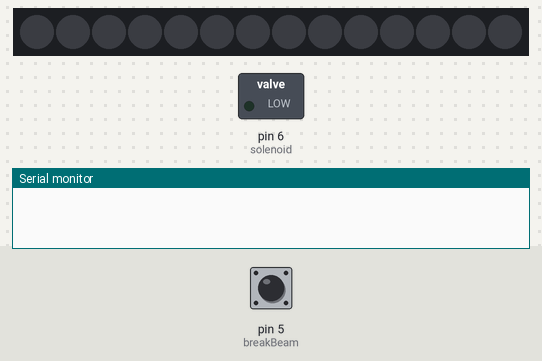
Bench run of a sketch on a simulated Arduino Uno, built with avr-gcc and run on an emulated ATmega328P. On the bench: 14 RGB LEDs in strip order, left to right, switched loads named in the sketch (green lamp = pin HIGH), the last lines printed to the serial monitor. The inputs (shaded band) are chosen by the test bench; at power-on: pin 5 (breakBeam) HIGH. Dim RGB values are drawn brighter than linear; pins used as bus, display or sensor lines are not drawn.

Above: at 1.4 s.
1.5 s: pin 5 (breakBeam) pulled LOW for 0.15 s
At 3.4 s:
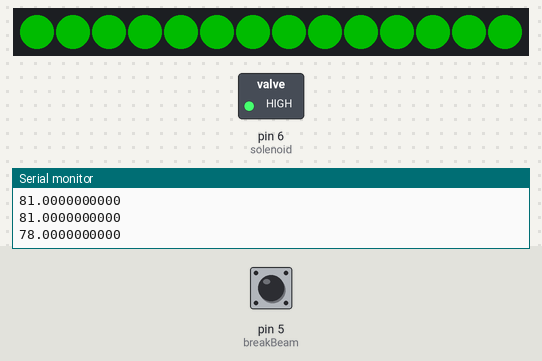
At 4.9 s:
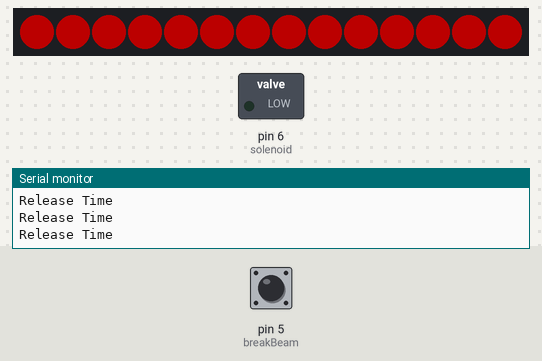
Timing chart, 0 to 6.4 s (numbered marks = the images above; inputs shaded):
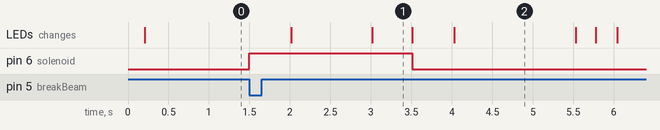

Measured:
- after the input at 1.5 s, pin 6 (solenoid): LOW → HIGH at once, → LOW 2.0 s later; the LEDs: first change after 0.52 s (image 1 shows a later state)
- what the display in image 1 shows lasts 0.5 s, from 3.0 s to 3.5 s

The sketch:

Complete_Test_With_LEDs.ino
```cpp
#include <SoftwareSerial.h>
#include <Adafruit_NeoPixel.h>
#include "notes.h" // All MIDI notes converted to sheet music notes

SoftwareSerial mySerial(2, 3); // RX, TX
#define breakBeam 5
#define LED 13
#define solenoid 6
#define stripPin 8


// MIDI AND SONG DEVELOPEMENT //
byte resetMIDI = 4; //Tied to VS1053 Reset line
int beatPeriod = 500; // 120 BPM = 500 ms
int instrument = 73; // Starts at 0
int songLength = 22;
float song[2][22] =
{
  {A_5  ,Fs_5   ,B_5  ,E_5  ,E_5  ,Fs_5 ,G_5  ,E_5  ,A_5  ,Fs_5 ,E_5  ,D_5    ,Cs_5    ,As_4 ,B_4 ,Cs_5 ,D_5  ,D_5  ,E_5  ,E_5  ,G_5  ,A_5},
  {2    ,1      ,1    ,3    ,0.5  ,0.5  ,2    ,1    ,1    ,0.5  ,0.5  ,0.5    ,0.5     ,1    ,1   ,1    ,1    ,1    ,1    ,1    ,1    ,1  }
};
int noteNum = 0; // Tracker for Arduino to know what note to play

// LED STRIP //
Adafruit_NeoPixel strip = Adafruit_NeoPixel(14, stripPin, NEO_GRB + NEO_KHZ800);
int color = 0; // This value will increase after each note to cycle between RGB

// OTHER IMPORTANT VARIABLES //
boolean solenoidFound = false;
boolean readyForSong = true;
unsigned long initTime = 0;
int initDelay = 500;
unsigned long nextNoteTime = 0;
unsigned long solenoidDropTime = 0;
int holdTime = 2000;


void setup() {
  // MIDI INITIALIZATION //
  mySerial.begin(31250);
  pinMode(resetMIDI, OUTPUT);
  digitalWrite(resetMIDI, LOW);
  delay(100);
  digitalWrite(resetMIDI, HIGH);
  delay(100);
  talkMIDI(0xB0, 0x07, 120); //0xB0 is channel message, set channel volume to near max (127)
  talkMIDI(0xB0, 0, 0x00); //Default bank GM1
  talkMIDI(0xC0, instrument, 0); //Set instrument number. 0xC0 is a 1 data byte command

  // LED STRIP INITIALIZATION
  strip.begin();
  strip.setBrightness(75);
  strip.show(); // Initialize all pixels to 'off'

  // SENSOR/ACTUATOR INITIALIZATION //
  pinMode(breakBeam, INPUT_PULLUP);
  pinMode(solenoid, OUTPUT);

  // SERIAL COMMUNICATION //
  Serial.begin(9600);

}

void loop() {

  if( digitalRead(breakBeam) == false ){
    digitalWrite(solenoid, HIGH);
    solenoidFound = true;
  }

  if( solenoidFound && readyForSong ){
    Serial.println("Ball is found");
    Serial.println(song[0][noteNum], DEC);
    readyForSong = false;

    // Begin Timer, Play First Note, Set Time of Next Note
    initTime = millis();
    solenoidDropTime = initTime + holdTime;
    nextNoteTime = initTime + initDelay;

    while( noteNum <= songLength ){

      // MIDI: WAIT FOR NEXT NOTE TO PLAY
      if( millis() > nextNoteTime){
        Serial.println(song[0][noteNum], DEC);

        noteOff(0, song[0][noteNum - 1], 60); // Turn off previous note
        // If not a null note, play the note
        if( song[0][noteNum] != -1 ){
          noteOn(0, song[0][noteNum], 60);

          colorWipe(color);
        }

        nextNoteTime += beatPeriod*song[1][noteNum]; // Define when to play next note
        noteNum++; // Move to next note in array
        color++; // Change to different color for next note
      }

      // SOLENOID: CHECK IF IT'S TIME TO DROP THE BALL
      if( millis() > solenoidDropTime ){
        solenoidFound = false;
        digitalWrite(solenoid, LOW);
        readyForSong = true;

        Serial.println("Release Time");
      }
    }

    noteOff(0, song[0][noteNum - 1], 60); // Turn off previous note
    noteNum = 0;
    color = 0;
    colorSweep();
  }

  // SOLENOID: CHECK IF IT'S TIME TO DROP THE BALL (IN CASE DROP TIME IS AFTER SONG HAS PLAYED)
  if( millis() > solenoidDropTime && solenoidDropTime != 0 ){
    solenoidFound = false;
    digitalWrite(solenoid, LOW);
    readyForSong = true;

    Serial.println("Release Time");
  }

}


//////////////////////////
// ADDITIONAL FUNCTIONS //
//////////////////////////

// LED CONTROL
// Turn all LEDs to one color
void colorWipe(uint8_t color) {
  switch(color%3){
    case 0:
      for(uint16_t i=0; i<strip.numPixels(); i++) {
        strip.setPixelColor(i, strip.Color(255,0,0));
        strip.show();
      }
      break;
    case 1:
      for(uint16_t i=0; i<strip.numPixels(); i++) {
          strip.setPixelColor(i, strip.Color(0,255,0));
          strip.show();
        }
        break;
    case 2:
      for(uint16_t i=0; i<strip.numPixels(); i++) {
        strip.setPixelColor(i, strip.Color(0,0,255));
        strip.show();
      }
      break;
  }
}

void colorSweep(){
  for(uint16_t i=0; i<strip.numPixels(); i++) {
        strip.setPixelColor(i, strip.Color(0,0,0));
        strip.show();
  }
}


// MIDI MUSIC PLAYING //

// Send a MIDI note-on message.  Like pressing a piano key
// channel ranges from 0-15
void noteOn(byte channel, byte note, byte attack_velocity) {
  talkMIDI( (0x90 | channel), note, attack_velocity);

}

// Send a MIDI note-off message.  Like releasing a piano key
void noteOff(byte channel, byte note, byte release_velocity) {
  talkMIDI( (0x80 | channel), note, release_velocity);
}

// Plays a MIDI note. Doesn't check to see that cmd is greater than 127, or that data values are less than 127
void talkMIDI(byte cmd, byte data1, byte data2) {
  mySerial.write(cmd);
  mySerial.write(data1);

  //Some commands only have one data byte. All cmds less than 0xBn have 2 data bytes
  //(sort of: http://253.ccarh.org/handout/midiprotocol/)
  if( (cmd & 0xF0) <= 0xB0)
    mySerial.write(data2);
}
```

notes.h
```cpp
int C_n1 = 0,  Cs_n1 = 1,  D_n1 = 2,  Ds_n1 = 3,  E_n1 = 4,  F_n1 = 5,  Fs_n1 = 6,  G_n1 = 7,  Gs_n1 = 8,  A_n1 = 9,  As_n1 = 10, B_n1 = 11,
    C_0 = 12,  Cs_0 = 13,  D_0 = 14,  Ds_0 = 15,  E_0 = 16,  F_0 = 17,  Fs_0 = 18,  G_0 = 19,  Gs_0 = 20,  A_0 = 21,  As_0 = 22,  B_0 = 23,
    C_1 = 24,  Cs_1 = 25,  D_1 = 26,  Ds_1 = 27,  E_1 = 28,  F_1 = 29,  Fs_1 = 30,  G_1 = 31,  Gs_1 = 32,  A_1 = 33,  As_1 = 34,  B_1 = 35,
    C_2 = 36,  Cs_2 = 37,  D_2 = 38,  Ds_2 = 39,  E_2 = 40,  F_2 = 41,  Fs_2 = 42,  G_2 = 43,  Gs_2 = 44,  A_2 = 45,  As_2 = 46,  B_2 = 47,
    C_3 = 48,  Cs_3 = 49,  D_3 = 50,  Ds_3 = 51,  E_3 = 52,  F_3 = 53,  Fs_3 = 54,  G_3 = 55,  Gs_3 = 56,  A_3 = 57,  As_3 = 58,  B_3 = 59,
    C_4 = 60,  Cs_4 = 61,  D_4 = 62,  Ds_4 = 63,  E_4 = 64,  F_4 = 65,  Fs_4 = 66,  G_4 = 67,  Gs_4 = 68,  A_4 = 69,  As_4 = 70,  B_4 = 71,
    C_5 = 72,  Cs_5 = 73,  D_5 = 74,  Ds_5 = 75,  E_5 = 76,  F_5 = 77,  Fs_5 = 78,  G_5 = 79,  Gs_5 = 80,  A_5 = 81,  As_5 = 82,  B_5 = 83,
    C_6 = 84,  Cs_6 = 85,  D_6 = 86,  Ds_6 = 87,  E_6 = 88,  F_6 = 89,  Fs_6 = 90,  G_6 = 91,  Gs_6 = 92,  A_6 = 93,  As_6 = 94,  B_6 = 95,
    C_7 = 96,  Cs_7 = 97,  D_7 = 98,  Ds_7 = 99,  E_7 = 100, F_7 = 101, Fs_7 = 102, G_7 = 103, Gs_7 = 104, A_7 = 105, As_7 = 106, B_7 = 107,
    C_8 = 108, Cs_8 = 109, D_8 = 110, Ds_8 = 111, E_8 = 112, F_8 = 113, Fs_8 = 114, G_8 = 115, Gs_8 = 116, A_8 = 117, As_8 = 118, B_8 = 119,
    C_9 = 120, Cs_9 = 121, D_9 = 122, Ds_9 = 123, E_9 = 124, F_9 = 125, Fs_9 = 126, G_9 = 127;
```
